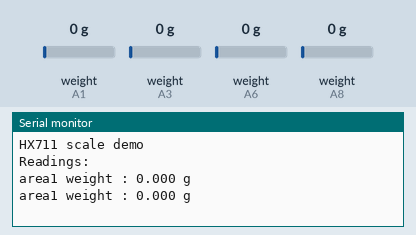
Recording of a sketch running on a simulated Arduino Mega 2560, built with avr-gcc and run on an emulated ATmega2560. Parts: the last lines printed to the serial monitor. The test bench sets the inputs (shaded band); at power-on: weight on the scale (sensors on A1, A3, A6, A8) 0 g. The ROS host is connected and sends only what is stated.

Above: at 5.2 s.
5.3 s: weight on the scale (sensor on A1) set to 100 g
At 5.47 s:
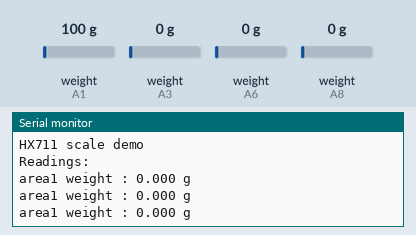
6.8 s: weight on the scale (sensor on A1) set to 1250 g
At 7.08 s:
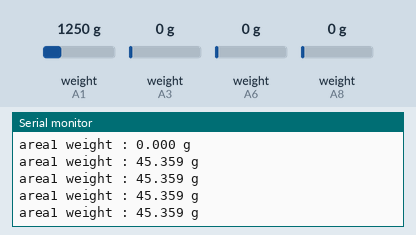
Timing chart, 0 to 9.8 s (numbered marks = the images above; inputs shaded):
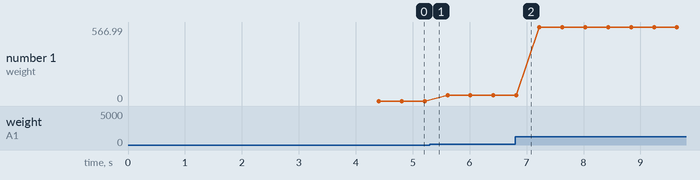

Measured:
- plotted number 1: 0 → 45.36 after the input at 5.3 s, 45.36 → 566.99 after the input at 6.8 s

The sketch:

four_loadcell.ino
```cpp
// calibration factor
// area 1 : 155000
// area 2 : 182500
// area 3 : 176000
// area 4 : 183000

#include "HX711.h"
#include <ros.h>
#include <std_msgs/Float64.h>

#define area1_calibration_factor 155000
#define area2_calibration_factor 182500
#define area3_calibration_factor 176000
#define area4_calibration_factor 183000

#define AREA1_DOUT  A1
#define AREA1_CLK   A0
#define AREA2_DOUT  A3
#define AREA2_CLK   A4
#define AREA3_DOUT  A6
#define AREA3_CLK   A7
#define AREA4_DOUT  A8
#define AREA4_CLK   A9

HX711 area1_scale(AREA1_DOUT, AREA1_CLK);
HX711 area2_scale(AREA2_DOUT, AREA2_CLK);
HX711 area3_scale(AREA3_DOUT, AREA3_CLK);
HX711 area4_scale(AREA4_DOUT, AREA4_CLK);

ros::NodeHandle nh;

std_msgs::Float64 area1_value, area2_value, area3_value, area4_value;
ros::Publisher area1_publisher("area1_value", &area1_value);
ros::Publisher area2_publisher("area2_value", &area2_value);
ros::Publisher area3_publisher("area3_value", &area3_value);
ros::Publisher area4_publisher("area4_value", &area4_value);

void setup() {

  Serial.begin(57600);

  Serial.println("HX711 scale demo");

  area1_scale.set_scale(area1_calibration_factor);
  area2_scale.set_scale(area2_calibration_factor);
  area3_scale.set_scale(area3_calibration_factor);
  area4_scale.set_scale(area4_calibration_factor);

  area1_scale.tare();
  area2_scale.tare();
  area3_scale.tare();
  area4_scale.tare();

  Serial.println("Readings:");

  nh.initNode();
  nh.advertise(area1_publisher);
  nh.advertise(area2_publisher);
  nh.advertise(area3_publisher);
  nh.advertise(area4_publisher);
}


void loop() {

//  Serial.print("Reading: ");
//  Serial.println();

  float area1_weight = area1_scale.get_units()*453.592;
  float area2_weight = area2_scale.get_units()*453.592;
  float area3_weight = area3_scale.get_units()*453.592;
  float area4_weight = area4_scale.get_units()*453.592;

  area1_value.data = area1_weight;
  area2_value.data = area2_weight;
  area3_value.data = area3_weight;
  area4_value.data = area4_weight;

  area1_publisher.publish(&area1_value);
  area2_publisher.publish(&area2_value);
  area3_publisher.publish(&area3_value);
  area4_publisher.publish(&area4_value);

  Serial.print("area1 weight : ");
  Serial.print(area1_weight, 3);
  Serial.print(" g");
  Serial.println();
//
//  Serial.print("area2 weight : ");
//  Serial.print(area2_weight, 3);
//  Serial.print(" g");
//  Serial.println();
//
//  Serial.print("area3 weight : ");
//  Serial.print(area3_weight, 3);
//  Serial.print(" g");
//  Serial.println();
//
//  Serial.print("area4 weight : ");
//  Serial.print(area4_weight, 3);
//  Serial.print(" g");
//  Serial.println();
//
//  Serial.print("sum weight : ");
//  Serial.print(area1_weight + area2_weight + area3_weight + area4_weight, 3);
//  Serial.print(" g");
//  Serial.println();
//  Serial.print("-------------------------------------------------");

  Serial.println();
  nh.spinOnce();
//  delay(500);
}
```
